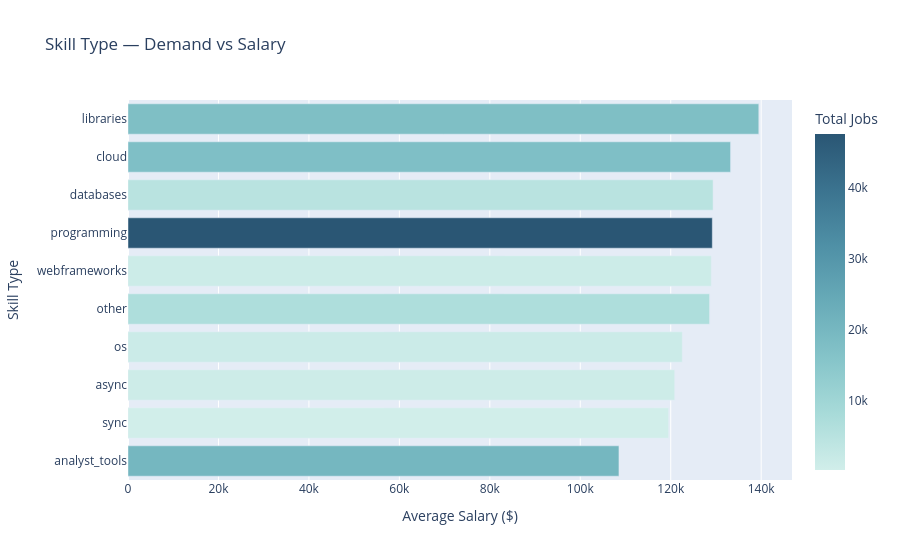

Here is the notebook cell this chart was saved with:
### Code cell
tp=tp.sort_values('avg_salary',ascending=True)

fig = px.bar(
    tp,
    x='avg_salary',
    y='skill_type',
    orientation='h',
   
    color='total_jobs',
    title='Skill Type — Demand vs Salary',
    color_continuous_scale='teal',
    hover_data=['total_jobs']
)

fig.update_layout(
    xaxis_title='Average Salary ($)',
    yaxis_title='Skill Type',
    coloraxis_colorbar=dict(title='Total Jobs'),
     
)
fig.update_traces(
    textposition='outside'  
)

fig.show()

### Figure 1 — Plotly figure (JSON) as saved in the notebook; plotly's stock layout.template omitted (floating-point values rounded to 4 significant figures)
{"data": [{"customdata": [[20272], [300], [1096], [1431], [6984], [1321], [47552], [4831], [17607], [17685]], "hovertemplate": "avg_salary=%{x}<br>skill_type=%{y}<br>total_jobs=%{marker.color}<extra></extra>", "legendgroup": "", "marker": {"color": [20272, 300, 1096, 1431, 6984, 1321, 47552, 4831, 17607, 17685], "coloraxis": "coloraxis", "pattern": {"shape": ""}}, "name": "", "orientation": "h", "showlegend": false, "textposition": "outside", "type": "bar", "x": [108550, 119533, 120882, 122546, 128585, 128969, 129193, 129363, 133229, 139470], "xaxis": "x", "y": ["analyst_tools", "sync", "async", "os", "other", "webframeworks", "programming", "databases", "cloud", "libraries"], "yaxis": "y"}], "layout": {"barmode": "relative", "coloraxis": {"colorbar": {"title": {"text": "Total Jobs"}}, "colorscale": [[0, "rgb(209, 238, 234)"], [0.1667, "rgb(168, 219, 217)"], [0.3333, "rgb(133, 196, 201)"], [0.5, "rgb(104, 171, 184)"], [0.6667, "rgb(79, 144, 166)"], [0.8333, "rgb(59, 115, 143)"], [1, "rgb(42, 86, 116)"]]}, "legend": {"tracegroupgap": 0}, "title": {"text": "Skill Type — Demand vs Salary"}, "xaxis": {"anchor": "y", "domain": [0, 1], "title": {"text": "Average Salary ($)"}}, "yaxis": {"anchor": "x", "domain": [0, 1], "title": {"text": "Skill Type"}}}}
